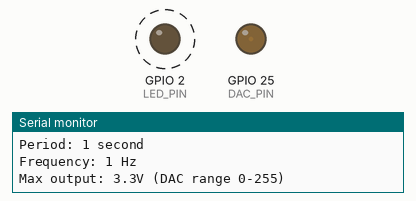
The sketch below on a simulated ESP32. Shown: output pins drawn as LEDs (lit = HIGH), the last lines printed to the serial monitor. Dashed ring = blinking.

Above: at 0.05 s.
At 0.95 s:
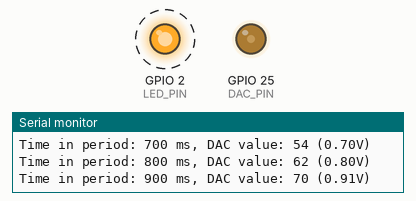
Timing chart, 0 to 3.0 s (numbered marks = the images above):
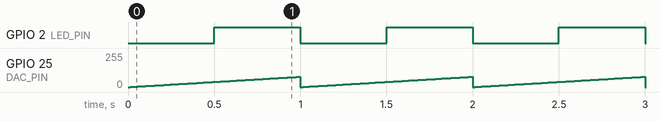

The sketch:

SawTooth_Sketch.ino
```cpp
// ESP32 Sawtooth Signal Generator
// Period T = 1 second
// Uses DAC output on GPIO25 for true analog output

#define DAC_PIN 25
#define PERIOD_MS 1000    // Period, T : ADJUST HERE NOT LOCALLY
#define DAC_MAX 78
#define LED_PIN 2

unsigned long startTime;
unsigned long currentTime;
unsigned long lastPrintTime = 0;
unsigned long lastLedToggle = 0;
bool ledState = false;

void setup() {
  Serial.begin(115200);  // Changed to faster baud rate for better performance

  // Initialize DAC pin
  pinMode(DAC_PIN, OUTPUT);
  pinMode(LED_PIN, OUTPUT);

  // Record start time
  startTime = millis();

  Serial.println("ESP32 Sawtooth Generator Started");
  Serial.println("Output Pin: GPIO25 (DAC)");
  Serial.println("Period: 1 second");
  Serial.println("Frequency: 1 Hz");
  Serial.println("Max output: 3.3V (DAC range 0-255)");
}

void loop() {
  currentTime = millis();

  // Calculate time within current period (0 to PERIOD_MS)
  unsigned long timeInPeriod = (currentTime - startTime) % PERIOD_MS;

  // Calculate sawtooth value (0 to DAC_MAX)
  // Linear ramp from 0 to maximum over the period
  int sawtoothValue = (timeInPeriod * DAC_MAX) / PERIOD_MS;

  // Output to DAC continuously
  dacWrite(DAC_PIN, sawtoothValue);

  // Handle LED blinking without blocking delays
  if (currentTime - lastLedToggle >= 500) {  // Toggle every 500ms for 1Hz blink
    ledState = !ledState;
    digitalWrite(LED_PIN, ledState);
    lastLedToggle = currentTime;
  }

  // Print values for debugging every 100ms
  if (currentTime - lastPrintTime >= 100) {
    Serial.print("Time in period: ");
    Serial.print(timeInPeriod);
    Serial.print(" ms, DAC value: ");
    Serial.print(sawtoothValue);
    Serial.print(" (");
    Serial.print((sawtoothValue * 3.3) / 255.0, 2);  // Show voltage
    Serial.println("V)");
    lastPrintTime = currentTime;
  }

  // Small delay for stability
  delayMicroseconds(100);
}
```

Measured:
- by itself, GPIO 2 (LED_PIN): alternates HIGH for 0.50 s and LOW for 0.50 s
- by itself, GPIO 25 (DAC_PIN): ramps from 0/255 to 77/255 and jumps back, once every 1.0 s
